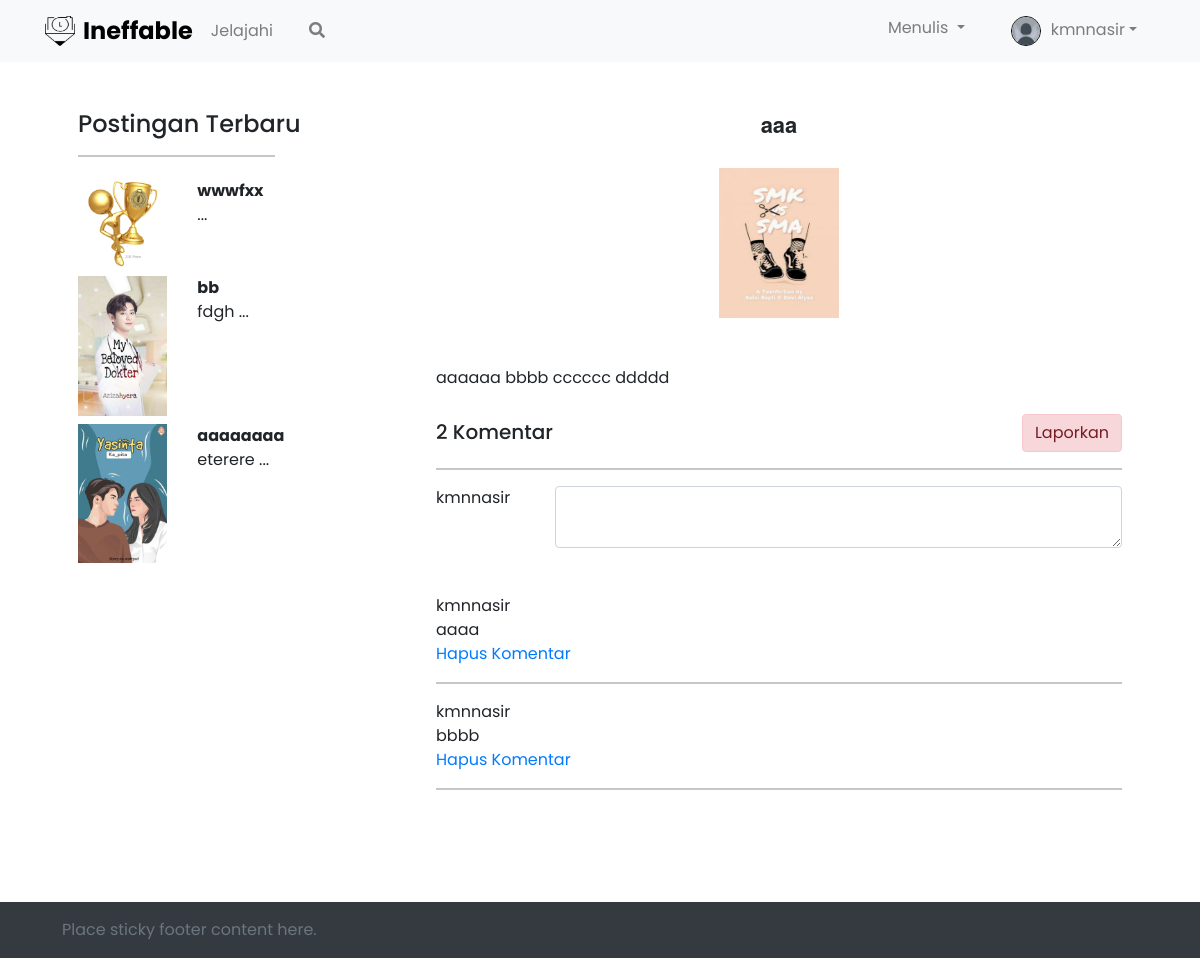
Page /beranda.php?beranda=detail&id=9 (signed in) on the committed database.
### tables this page shows
CREATE TABLE `tb_user` (
  `id` int(11) NOT NULL,
  `nama` varchar(100) NOT NULL,
  `username` varchar(100) NOT NULL,
  `email` varchar(100) NOT NULL,
  `password` varchar(100) NOT NULL,
  `photo` text NOT NULL,
  `role` enum('admin','user') NOT NULL
);

CREATE TABLE `tb_post` (
  `id` int(11) NOT NULL,
  `judul` varchar(200) NOT NULL,
  `kategori_id` int(11) NOT NULL,
  `photo` text NOT NULL,
  `isi` text NOT NULL,
  `view` int(11) NOT NULL,
  `status` enum('arsip','publis','disable') NOT NULL,
  `user_id` int(11) NOT NULL
);

CREATE TABLE `tb_comment` (
  `id` int(11) NOT NULL,
  `post_id` int(11) NOT NULL,
  `user_id` int(11) NOT NULL,
  `comment` text NOT NULL
);

### detail.php (the view, shortened to what this page needs)
<div class="container p-md-4">
    <div class="row">
        <div class="right-detail-content col-md-4">
            <div class="right-title">
                <h4>Postingan Terbaru</h4>
                <hr width="60%">
            </div>
            <?php $query = $conn->query("SELECT * FROM tb_post ORDER BY id DESC LIMIT 3"); ?>
            <?php while ($a = $query->fetch_array()) : ?>
                <div class="right-content">
                    <div class="row mb-md-2">
                        <div class="col-md-4 right-content-img d-flex justify-content-center">
                            <img src="images/<?php echo $a['photo'] ?>" width="100%">
                        </div>
                        <div class="col-md-8 pr-md-2 right-content-description">
                            <b style="margin-bottom: 22px;"><?php echo $a['judul'] ?></b><br>
                            <?php echo substr($a['isi'], 0, 10) . " ... " ?>
                        </div>
                    </div>
                </div>
            <?php endwhile; ?>
        </div>
        <div class="col-md-8 paragraf">
            <?php
            $id = $_GET['id'];
            $data = $conn->query("SELECT * FROM tb_post where id='$id'");
            ?>
            <?php while ($detail = $data->fetch_array()) : ?>
                <center><h2><?php echo $detail['judul'] ?></h2></center><br>
                <center><img src="images/<?php echo $detail['photo'] ?>" width="120" height="150" class="mb-5"></center>
                <?php echo $detail['isi']?>
                <div class="mt-4">
                    <div class="d-flex justify-content-between align-items-end">
                        <div class="total-komentar">
                            <?php $komen = $conn->query("SELECT * FROM tb_comment WHERE post_id='$id'") ?>
                            <?php $komen_hitung = mysqli_num_rows($komen) ?>
                            <h5><?php echo $komen_hitung ?> Komentar</h5>
                        </div>
                        <div class="report">
                        <?php if ($detail['user_id'] != $_SESSION['id']) : ?>
                            <a href="add_report.php?id=<?php echo $detail['id'] ?>"><button class="btn alert-danger">Laporkan</button></a>
                        <?php endif ?>
                        </div>
                    </div>
                    <hr>
                </div>
                <div>
                    <form action="" method="post">
                        <div class="row">
                            <div class="col-md-2">
                                <?php $user_query = $conn->query("SELECT * FROM tb_user where id='$_SESSION[id]'"); ?>
                                <?php $user_data =  $user_query->fetch_assoc() ?>
                                <?php echo $user_data["username"] ?>
                            </div>
                            <div class="col-md-10 form-komen">
                                <textarea name="comment" id="" rows="2" class="form-control text-komen"></textarea>
                            </div>
                        </div>
                    </form>
                </div>
                <?php
                $komen =  $conn->query("SELECT tb_comment.id, tb_comment.user_id, tb_comment.comment, tb_user.username FROM tb_comment INNER JOIN tb_user ON tb_comment.user_id=tb_user.id WHERE tb_comment.post_id=" . $detail['id']);
                ?>
                <?php while ($showcomment =  $komen->fetch_array()) {
                    echo $showcomment['username'] . "<br>";
                    echo $showcomment['comment'] . "<br>";
                    if ($showcomment['user_id'] == $_SESSION['id']) {
                        echo "<a href=''>Hapus Komentar</a>";
                    }
                    echo "<hr>";
                }
                ?>
                <?php endwhile; ?>
        </div>
    </div>
</div>

### beranda.php (shortened to what this page needs)
<?php
include "db/koneksi.php";
?>
<!DOCTYPE html>
<html>
<head>
    <link href="https://cdn.jsdelivr.net/npm/bootstrap@5.0.0-beta3/dist/css/bootstrap.min.css" rel="stylesheet">
    <link rel="stylesheet" href="https://stackpath.bootstrapcdn.com/bootstrap/4.1.3/css/bootstrap.min.css">
    <link rel="stylesheet" href="https://pro.fontawesome.com/releases/v5.10.0/css/all.css" />
    <link rel="stylesheet" type="text/css" href="style.css">
</head>
<body>
    <nav class="navbar navbar-expand-md navbar-light bg-light">
        <div class="container">
            <img src="images/ine-logo.png" alt="" width="30" height="30" class="d-inline-block align-text-top">
            <font size="5" font="center"><a href="beranda.php" style="color: black; text-decoration: none;"><b class="ml-2">Ineffable</b> </a></font>
            <div class="navbar-collapse collapse" id="collapseNavbar">
                <ul class="navbar-nav">
                    <li class="nav-item">
                        <a class="nav-link" href="">Jelajahi</a>
                    </li>
                    <li class="nav-item">
                        <a class="nav-link" href="beranda.php?beranda=search"><i class="fas fa-search"></i></a>
                    </li>
                </ul>
                <ul class="navbar-nav ms-auto">
                    <li class="nav-item dropdown">
                        <a class="nav-link dropdown-toggle" href="#" id="navbarDropdown" role="button" data-bs-toggle="dropdown" aria-expanded="false">
                            Menulis
                        </a>
                    </li>
                    <li class="nav-item dropdown">
                        <?php
                        $select_user = $conn->query("SELECT * FROM tb_user WHERE id = '$_SESSION[id]' ");
                        while ($u = mysqli_fetch_array($select_user)) {
                        ?>
                            <?php if (empty($u['photo'])) : ?>
                                <a class="nav-link dropdown-toggle" href="#" id="navbarDropdown" role="button" data-bs-toggle="dropdown" aria-expanded="false">
                                    <img src="images/wa15.jpg" class="profile-image rounded-circle" style="object-fit: cover 50% 50% no-repeat; width:30px; height:30px; border: 1px solid #000; margin-left: 10px;"><span class="caret" style="margin-left: 10px;"><?php echo $u['username']; ?></span></a>
                            <?php endif ?>
                        <?php
                        }
                        ?>
                    </li>
                </ul>
            </div>
        </div>
    </nav>
    <div class="container p-md-4">
        <?php
        if (!empty($_GET['beranda'])) {
            if ($_GET['beranda'] == "profile") {
                include "profile.php";
            } elseif ($_GET['beranda'] == "create") {
                include "create.php";
            } elseif ($_GET['beranda'] == "arsip") {
                include "arsip.php";
            } elseif ($_GET['beranda'] == "edit") {
                include "edit_post.php";
            } elseif ($_GET['beranda'] == "delete") {
                include "delete_post.php";
            } elseif ($_GET['beranda'] == "detail") {
                include "detail.php";
            } elseif ($_GET['beranda'] == "add_perpus") {
                include "tambah_perpustakaan.php";
            } elseif ($_GET['beranda'] == "kategori") {
                include "kategori.php";
            } elseif ($_GET['beranda'] == "edit_profile") {
                include "edit_profile.php";
            } elseif ($_GET['beranda'] == "search_page") {
                include "search_page.php";
            } elseif ($_GET['beranda'] == "search") {
                include "search.php";
            } elseif ($_GET['beranda'] == "add-report") {
                include "add_report.php";
            } elseif ($_GET['beranda'] == "delete-komentar") {
                include "delete_komentar.php";
            } else {
                include "perpustakaan.php";
            }
        } else {
            include('home.php');
        }
        ?>
    </div>
    <div class="container-fluid bg-dark">
        <footer class="footer mt-5 p-md-3">
            <div class="container">
                <span class="text-muted p-md-3">Place sticky footer content here.</span>
            </div>
        </footer>
    </div>
</body>
</html>

### style.css (style rules this page uses)
* { margin: 0; padding: 0; box-sizing: border-box; font-family: "Poppins", sans-serif; }
@media (min-width: 768px) { .navbar-expand-md .navbar-nav .nav-link { padding-right: 18px; padding-left: 18px; } }
.right-detail-content .right-title hr { margin-bottom: 22px; }

### beranda.php (style rules this page uses)
h2 { font-family: "Source Sans Pro", "Helvetica Neue", Helvetica, Arial, sans-serif; font-style: normal; font-weight: 700; font-size: 22px; line-height: 28px; height: 26px; }

### rows in the picture
tb_user: username "kmnnasir"
tb_post: photo (picture), judul "wwwfxx"
tb_post: photo (picture), judul "bb", isi "fdgh"
tb_post: photo (picture), judul "aaaaaaaa", isi "eterere"
tb_post: judul "aaa", photo (picture), isi "aaaaaa bbbb cccccc ddddd", komen_hitung "2", tb_user.username "kmnnasir"
tb_comment: user.username "kmnnasir", comment "aaaa", shows "Hapus Komentar"
tb_comment: user.username "kmnnasir", comment "bbbb", shows "Hapus Komentar"
